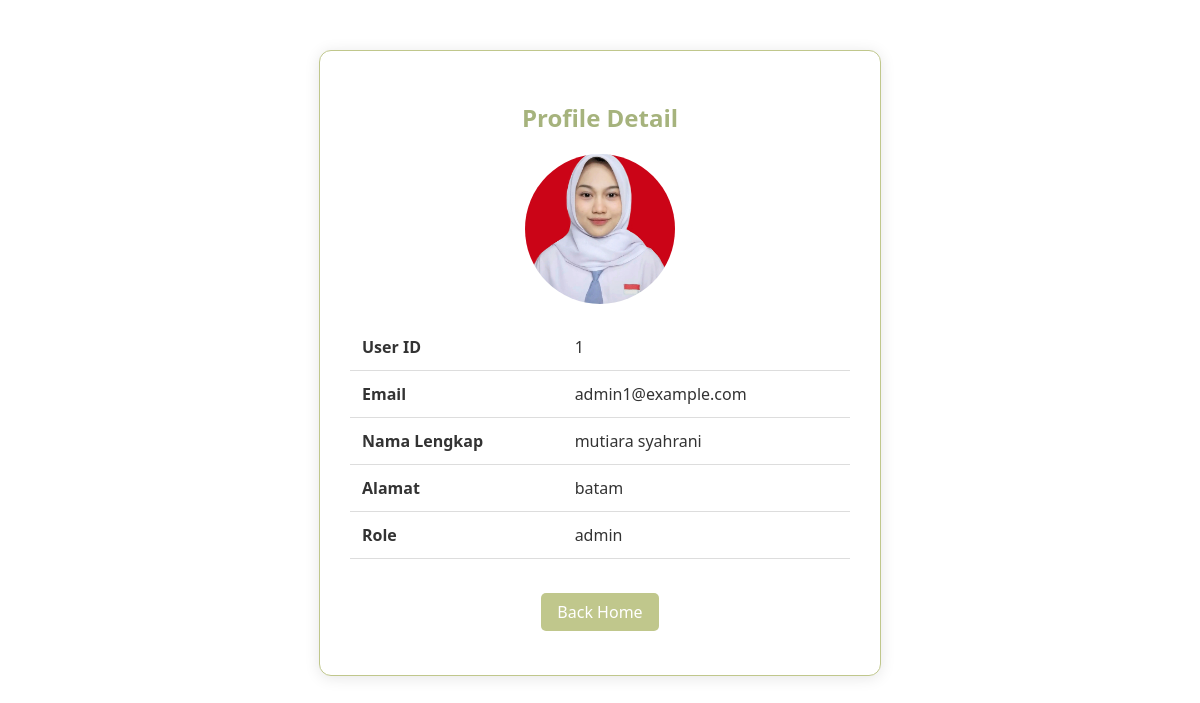
The app's page /profile.php (signed in) with its own data.
### tables this page shows
CREATE TABLE `user` (
  `UserID` int(11) NOT NULL,
  `Username` varchar(255) NOT NULL,
  `Password` varchar(255) NOT NULL,
  `Email` varchar(255) NOT NULL,
  `NamaLengkap` varchar(255) NOT NULL,
  `Alamat` text DEFAULT NULL,
  `Role` enum('user','admin') DEFAULT 'user',
  `profile_picture` varchar(255) NOT NULL
);

### profile.php (the view, shortened to what this page needs)
<?php
require_once "config.php";
$username = $_SESSION['username'];
$sql = "SELECT * FROM user WHERE Username = ?";
$stmt = $conn->prepare($sql);
$stmt->bind_param("s", $username);
$stmt->execute();
$result = $stmt->get_result();
if ($result->num_rows > 0) {
    $row = $result->fetch_assoc();
    $userId = $row['UserID'];
    $email = $row['Email'];
    $namaLengkap = $row['NamaLengkap'];
    $alamat = $row['Alamat'];
    $role = $row['Role'];
    $profile_picture = $row['profile_picture'];
} else {
    header("Location: login.php");
    exit();
}
?>
<!DOCTYPE html>
<html lang="en">
<head>
</head>
<body>
    <div class="container">
        <h2>Profile Detail</h2>
        <div class="profile-picture-container">
            <?php if (!empty($profile_picture)): ?>
                <img src="<?php echo $profile_picture; ?>" alt="Profile Picture" class="profile-picture">
            <?php else: ?>
                <img src="default-profile.png" alt="Profile Picture" class="profile-picture">
            <?php endif; ?>
        </div>
        <table>
            <tr>
                <th>User ID</th>
                <td><?php echo $userId; ?></td>
            </tr>
            <tr>
                <th>Email</th>
                <td><?php echo $email; ?></td>
            </tr>
            <tr>
                <th>Nama Lengkap</th>
                <td><?php echo $namaLengkap; ?></td>
            </tr>
            <tr>
                <th>Alamat</th>
                <td><?php echo $alamat; ?></td>
            </tr>
            <tr>
                <th>Role</th>
                <td><?php echo $role; ?></td>
            </tr>
        </table>
        <br>
        <div class="return-link">
            <a href="index.php">Back Home</a>
        </div>
        <br>
    </div>
</body>
</html>

### profile.php (style rules this page uses)
body { font-family: 'Segoe UI', Tahoma, Geneva, Verdana, sans-serif; background-color: #fff; margin: 0; }
.container { max-width: 500px; margin: 50px auto; padding: 30px; background-color: #FFFFFF; border-radius: 12px; box-shadow: 0 2px 15px rgba(0, 0, 0, 0.1); border: 1px solid #C0C78C; }
h2 { text-align: center; color: #A6B37D; margin-bottom: 20px; }
table { width: 100%; border-collapse: collapse; color: #333; }
table th, table td { padding: 12px; text-align: left; border-bottom: 1px solid #ddd; }
.return-link { text-align: center; margin-top: 20px; }
.return-link a { color: #fff; text-decoration: none; padding: 8px 16px; background-color: #C0C78C; border-radius: 5px; transition: background-color 0.3s ease; }
.profile-picture-container { position: relative; width: 150px; height: 150px; margin: 0 auto 20px; }
.profile-picture { width: 100%; height: 100%; border-radius: 50%; object-fit: cover; }

### records on screen
user: profile_picture (picture), UserID "1", Email "admin1@example.com", NamaLengkap "mutiara syahrani", Alamat "batam", Role "admin"
